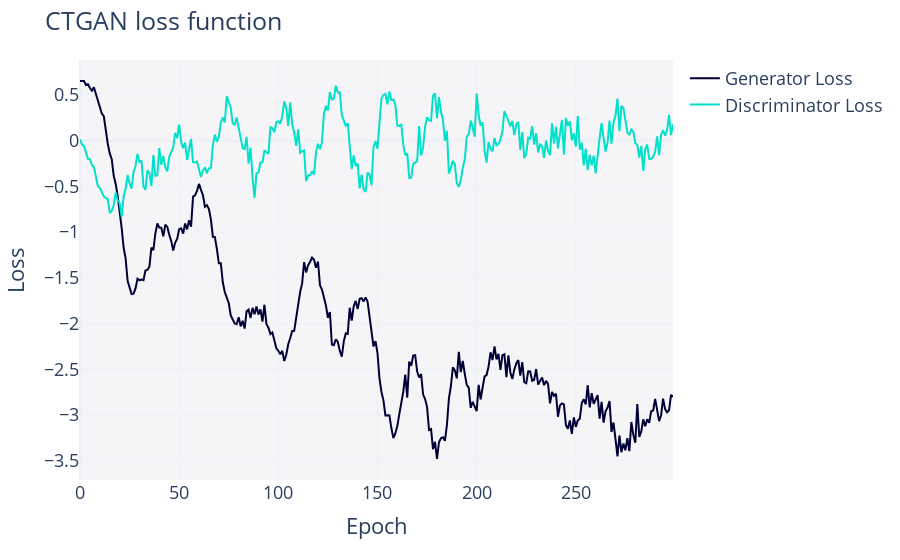

The notebook cell this image was saved under:
### Markdown cell above
>Muchas veces la gráfica de densidad de los datos sintéticos no está completa debido a que no ha generado datos para un dato concreto de números, si aumentáramos las muestras sintéticas a crear esto no pasaría.
>
>Vemos que las gráficas de densidad de los datos sintéticos se pueden acercar a las de los datos reales, pero hay muchos campos en el que las gráficas de densidad no tienen nada que ver.

### Code cell
fig = synthesizer.get_loss_values_plot()
fig.show("vscode")

### Figure 1 — Plotly figure (JSON) as saved in the notebook; plotly's stock layout.template omitted (floating-point values rounded to 4 significant figures; data arrays with more than 128 entries replaced by an {"elided": "..."} marker saying what was removed)
{"data": [{"hovertemplate": "variable=Generator Loss<br>Epoch=%{x}<br>value=%{y}<extra></extra>", "legendgroup": "Generator Loss", "line": {"color": "#000036", "dash": "solid"}, "marker": {"symbol": "circle"}, "mode": "lines", "name": "Generator Loss", "orientation": "v", "showlegend": true, "type": "scatter", "x": {"elided": "300 int values"}, "xaxis": "x", "y": {"elided": "300 float values"}, "yaxis": "y"}, {"hovertemplate": "variable=Discriminator Loss<br>Epoch=%{x}<br>value=%{y}<extra></extra>", "legendgroup": "Discriminator Loss", "line": {"color": "#01E0C9", "dash": "solid"}, "marker": {"symbol": "circle"}, "mode": "lines", "name": "Discriminator Loss", "orientation": "v", "showlegend": true, "type": "scatter", "x": {"elided": "300 int values"}, "xaxis": "x", "y": {"elided": "300 float values"}, "yaxis": "y"}], "layout": {"font": {"size": 18}, "legend": {"orientation": "v", "title": {"text": ""}, "tracegroupgap": 0}, "margin": {"t": 60}, "plot_bgcolor": "#F5F5F8", "title": {"text": "CTGAN loss function"}, "xaxis": {"anchor": "y", "domain": [0, 1], "title": {"text": "Epoch"}}, "yaxis": {"anchor": "x", "domain": [0, 1], "title": {"text": "Loss"}}}}
